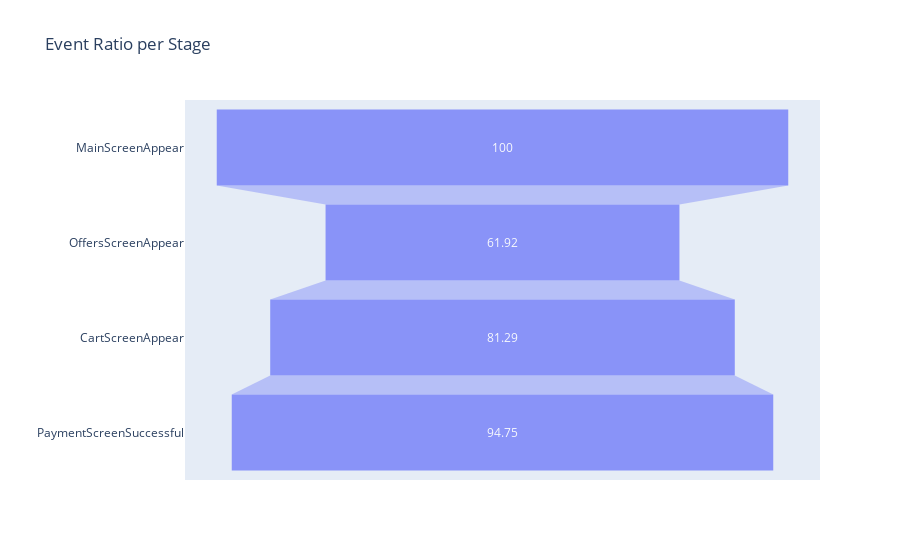

Write notebook code for a chart like this one.
### Markdown cell above
[Go back to the Table of Contents](#table_of_contents)

### Code cell
#total unique users per event (value count for each user)
funnel = new_data.groupby('event_name').agg({"user_id":'nunique'}).sort_values('user_id',ascending=False).reset_index()
funnel.columns = ['event_name', 'total_count']
funnel_no_tutorial = funnel.drop(funnel.index[4])
#share of users at current stage relative to previous stage
funnel_no_tutorial['user_conversion'] = funnel_no_tutorial['total_count'].div(
    funnel_no_tutorial['total_count'].shift(1)).fillna(1) * 100
funnel_no_tutorial['user_conversion'] = funnel_no_tutorial['user_conversion'].round(2)
fig = go.Figure()

fig.add_trace(go.Funnel(
                x=funnel_no_tutorial['user_conversion'],
                y=funnel_no_tutorial['event_name'],
                opacity=.7
))
fig.update_layout(title={
    'text': 'Event Ratio per Stage'
},
                  xaxis_title="",
                  yaxis_title="",
                  )

### Figure 1 — Plotly figure (JSON) as saved in the notebook; plotly's stock layout.template omitted (floating-point values rounded to 4 significant figures)
{"data": [{"opacity": 0.7, "type": "funnel", "x": [100, 61.92, 81.29, 94.75], "y": ["MainScreenAppear", "OffersScreenAppear", "CartScreenAppear", "PaymentScreenSuccessful"]}], "layout": {"title": {"text": "Event Ratio per Stage"}, "xaxis": {"title": {"text": ""}}, "yaxis": {"title": {"text": ""}}}}
